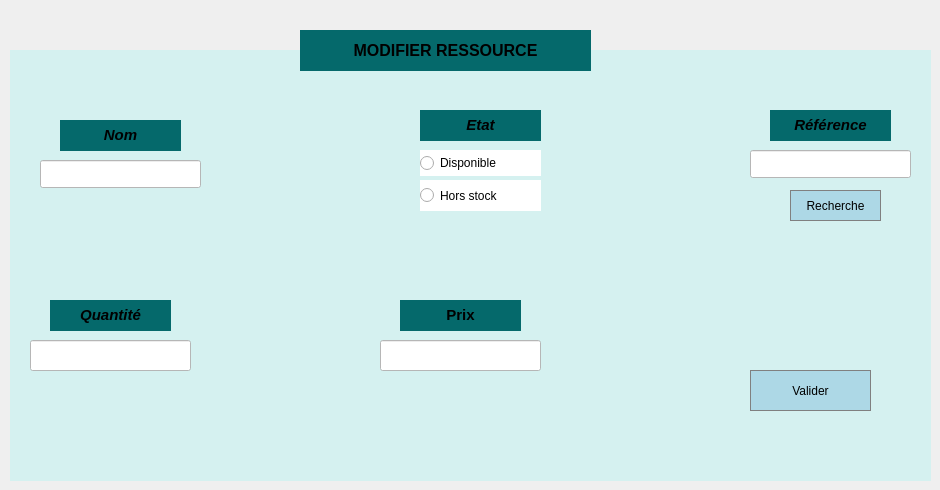
    <widget class="QWidget" name="tab_5">
     <attribute name="title">
      <string>Modifier ressource</string>
     </attribute>
     <widget class="QLabel" name="label_8">
      <property name="geometry">
       <rect>
        <x>10</x>
        <y>50</y>
        <width>921</width>
        <height>431</height>
       </rect>
      </property>
      <property name="styleSheet">
       <string notr="true">background-color: rgb(213, 241, 240);</string>
      </property>
      <property name="text">
       <string/>
      </property>
     </widget>
     <widget class="QLineEdit" name="ref">
      <property name="geometry">
       <rect>
        <x>750</x>
        <y>150</y>
        <width>161</width>
        <height>28</height>
       </rect>
      </property>
      <property name="styleSheet">
       <string notr="true">background-color: rgb(255, 255, 255);
color:black;</string>
      </property>
     </widget>
     <widget class="QRadioButton" name="dispom">
      <property name="geometry">
       <rect>
        <x>420</x>
        <y>150</y>
        <width>121</width>
        <height>26</height>
       </rect>
      </property>
      <property name="styleSheet">
       <string notr="true">background-color: white;
color : black;
</string>
      </property>
      <property name="text">
       <string>Disponible</string>
      </property>
     </widget>
     <widget class="QLabel" name="label_9">
      <property name="geometry">
       <rect>
        <x>770</x>
        <y>110</y>
        <width>121</width>
        <height>31</height>
       </rect>
      </property>
      <property name="font">
       <font>
        <kerning>true</kerning>
       </font>
      </property>
      <property name="styleSheet">
       <string notr="true">background-color: rgb(5, 105, 107);</string>
      </property>
      <property name="text">
       <string>&lt;html&gt;&lt;head/&gt;&lt;body&gt;&lt;p align=&quot;center&quot;&gt;&lt;span style=&quot; font-size:11pt; font-weight:700; font-style:italic;&quot;&gt;Référence&lt;/span&gt;&lt;/p&gt;&lt;/body&gt;&lt;/html&gt;</string>
      </property>
     </widget>
     <widget class="QLineEdit" name="qtem">
      <property name="geometry">
       <rect>
        <x>30</x>
        <y>340</y>
        <width>161</width>
        <height>31</height>
       </rect>
      </property>
      <property name="styleSheet">
       <string notr="true">background-color: rgb(255, 255, 255);
color:rgb(0, 0, 0)</string>
      </property>
     </widget>
     <widget class="QLabel" name="label_24">
      <property name="geometry">
       <rect>
        <x>60</x>
        <y>120</y>
        <width>121</width>
        <height>31</height>
       </rect>
      </property>
      <property name="font">
       <font>
        <kerning>true</kerning>
       </font>
      </property>
      <property name="styleSheet">
       <string notr="true">background-color: rgb(5, 105, 107);</string>
      </property>
      <property name="text">
       <string>&lt;html&gt;&lt;head/&gt;&lt;body&gt;&lt;p align=&quot;center&quot;&gt;&lt;span style=&quot; font-size:11pt; font-weight:700; font-style:italic;&quot;&gt;Nom&lt;/span&gt;&lt;/p&gt;&lt;/body&gt;&lt;/html&gt;</string>
      </property>
     </widget>
     <widget class="QLineEdit" name="nomm">
      <property name="geometry">
       <rect>
        <x>40</x>
        <y>160</y>
        <width>161</width>
        <height>28</height>
       </rect>
      </property>
      <property name="styleSheet">
       <string notr="true">background-color: rgb(255, 255, 255);
color:rgb(0, 0, 0)</string>
      </property>
     </widget>
     <widget class="QRadioButton" name="horsstockm">
      <property name="geometry">
       <rect>
        <x>420</x>
        <y>180</y>
        <width>121</width>
        <height>31</height>
       </rect>
      </property>
      <property name="styleSheet">
       <string notr="true">background-color: white;
color : black
</string>
      </property>
      <property name="text">
       <string>Hors stock</string>
      </property>
     </widget>
     <widget class="QLineEdit" name="prixm">
      <property name="geometry">
       <rect>
        <x>380</x>
        <y>340</y>
        <width>161</width>
        <height>31</height>
       </rect>
      </property>
      <property name="styleSheet">
       <string notr="true">background-color: rgb(255, 255, 255);
color:rgb(0, 0, 0)</string>
      </property>
      <property name="text">
       <string/>
      </property>
     </widget>
     <widget class="QLabel" name="label_25">
      <property name="geometry">
       <rect>
        <x>420</x>
        <y>110</y>
        <width>121</width>
        <height>31</height>
       </rect>
      </property>
      <property name="font">
       <font>
        <kerning>true</kerning>
       </font>
      </property>
      <property name="styleSheet">
       <string notr="true">background-color: rgb(5, 105, 107);</string>
      </property>
      <property name="text">
       <string>&lt;html&gt;&lt;head/&gt;&lt;body&gt;&lt;p align=&quot;center&quot;&gt;&lt;span style=&quot; font-size:11pt; font-weight:700; font-style:italic;&quot;&gt;Etat&lt;/span&gt;&lt;/p&gt;&lt;/body&gt;&lt;/html&gt;</string>
      </property>
     </widget>
     <widget class="QLabel" name="label_26">
      <property name="geometry">
       <rect>
        <x>400</x>
        <y>300</y>
        <width>121</width>
        <height>31</height>
       </rect>
      </property>
      <property name="font">
       <font>
        <kerning>true</kerning>
       </font>
      </property>
      <property name="styleSheet">
       <string notr="true">background-color: rgb(5, 105, 107);</string>
      </property>
      <property name="text">
       <string>&lt;html&gt;&lt;head/&gt;&lt;body&gt;&lt;p align=&quot;center&quot;&gt;&lt;span style=&quot; font-size:11pt; font-weight:700;&quot;&gt;Prix&lt;/span&gt;&lt;/p&gt;&lt;/body&gt;&lt;/html&gt;</string>
      </property>
     </widget>
     <widget class="QPushButton" name="pushButton_21">
      <property name="geometry">
       <rect>
        <x>750</x>
        <y>370</y>
        <width>121</width>
        <height>41</height>
       </rect>
      </property>
      <property name="styleSheet">
       <string notr="true">QPushButton {
    background-color: lightblue; /* Couleur de fond par défaut */
    color: black; /* Couleur du texte par défaut */
    border: 1px solid gray; /* Bordure par défaut */
    padding: 5px; /* Marge interne par défaut */
}

QPushButton:hover {
    background-color: rgb(5, 105, 107); /* Couleur de fond lorsque la souris est dessus */
    color: white; /* Couleur du texte lorsque la souris est dessus */
}QPushButton {
    background-color: lightblue; /* Couleur de fond par défaut */
    color: black; /* Couleur du texte par défaut */
    border: 1px solid gray; /* Bordure par défaut */
    padding: 5px; /* Marge interne par défaut */
}

QPushButton:hover {
    background-color: rgb(5, 105, 107); /* Couleur de fond lorsque la souris est dessus */
    color: white; /* Couleur du texte lorsque la souris est dessus */
}</string>
      </property>
      <property name="text">
       <string>Valider</string>
      </property>
     </widget>
     <widget class="QLabel" name="label_27">
      <property name="geometry">
       <rect>
        <x>50</x>
        <y>300</y>
        <width>121</width>
        <height>31</height>
       </rect>
      </property>
      <property name="font">
       <font>
        <kerning>true</kerning>
       </font>
      </property>
      <property name="styleSheet">
       <string notr="true">background-color: rgb(5, 105, 107);</string>
      </property>
      <property name="text">
       <string>&lt;html&gt;&lt;head/&gt;&lt;body&gt;&lt;p align=&quot;center&quot;&gt;&lt;span style=&quot; font-size:11pt; font-weight:700; font-style:italic;&quot;&gt;Quantité&lt;/span&gt;&lt;/p&gt;&lt;/body&gt;&lt;/html&gt;</string>
      </property>
     </widget>
     <widget class="QPushButton" name="recherche_modif">
      <property name="geometry">
       <rect>
        <x>790</x>
        <y>190</y>
        <width>91</width>
        <height>31</height>
       </rect>
      </property>
      <property name="styleSheet">
       <string notr="true">QPushButton {
    background-color: lightblue; /* Couleur de fond par défaut */
    color: black; /* Couleur du texte par défaut */
    border: 1px solid gray; /* Bordure par défaut */
    padding: 5px; /* Marge interne par défaut */
}

QPushButton:hover {
    background-color: rgb(5, 105, 107); /* Couleur de fond lorsque la souris est dessus */
    color: white; /* Couleur du texte lorsque la souris est dessus */
}</string>
      </property>
      <property name="text">
       <string>Recherche</string>
      </property>
     </widget>
     <widget class="QLabel" name="label_12">
      <property name="geometry">
       <rect>
        <x>300</x>
        <y>30</y>
        <width>291</width>
        <height>41</height>
       </rect>
      </property>
      <property name="styleSheet">
       <string notr="true">background-color: rgb(5, 105, 107);</string>
      </property>
      <property name="text">
       <string>&lt;html&gt;&lt;head/&gt;&lt;body&gt;&lt;p align=&quot;center&quot;&gt;&lt;span style=&quot; font-size:12pt; font-weight:700;&quot;&gt;MODIFIER RESSOURCE&lt;/span&gt;&lt;/p&gt;&lt;/body&gt;&lt;/html&gt;</string>
      </property>
     </widget>
    </widget>
